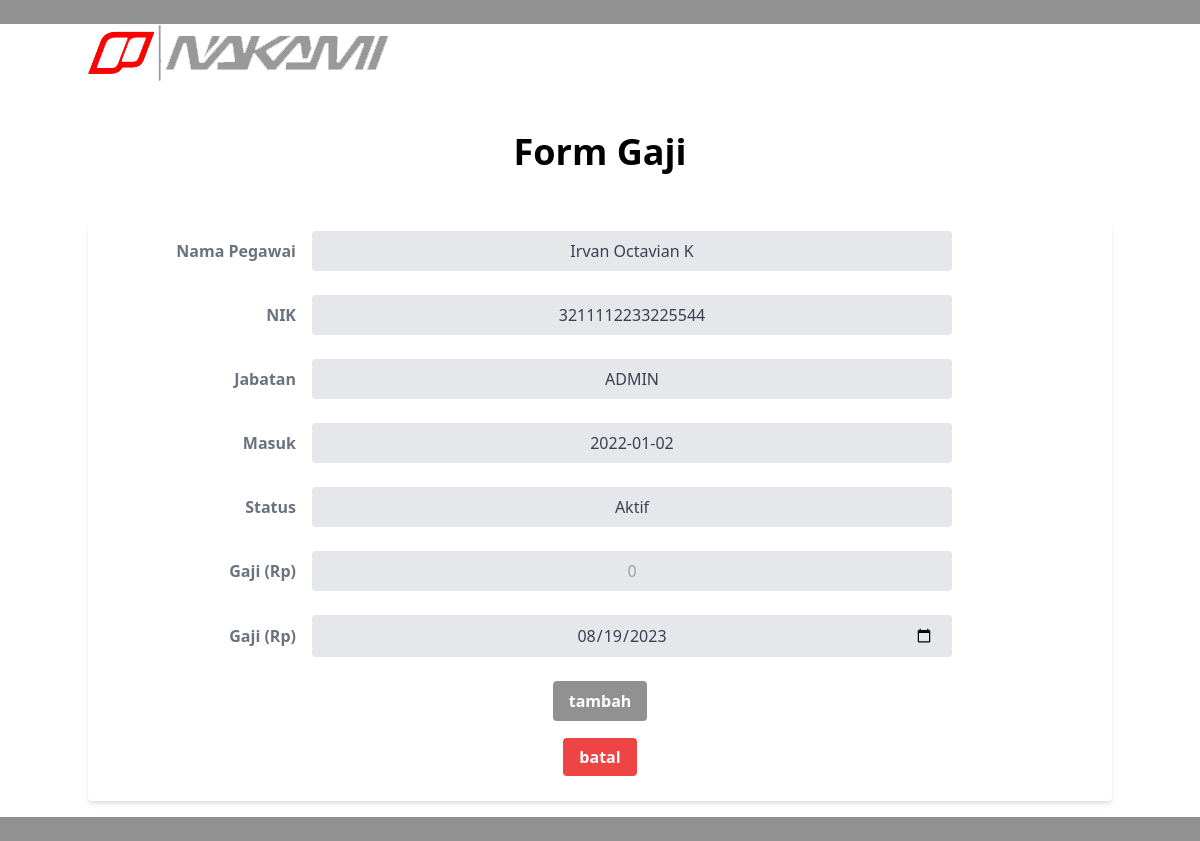
The app's page /index.php/admin/form_gaji_pegawai with its own data.
### tables this page shows
create table daftar_pegawai(
		nik varchar(20) not null primary key,
		nama varchar(120) not null,
		jabatan varchar(70) not null,
		alamat text not null,
		masuk date,
		keluar date,
		status varchar(20) not null
		);

### application/controllers/Admin.php (called while the page is built, shortened)
<?php
class Admin extends CI_Controller {
	function form_gaji_pegawai(){
		$data['judul']='Form Gaji';
		$this->load->view('Admin/form_head',$data);
		$data['pegawai']=$this->Naka->daftar('daftar_pegawai')->result();
		$this->load->view('Admin/form_gaji_pegawai',$data);
		$this->load->view('Admin/form_footer');
	}
}

### index.php (called while the page is built, shortened)
<?php
require_once BASEPATH.'core/CodeIgniter.php';

### application/models/Naka.php (called while the page is built, shortened)
<?php
class Naka extends CI_Model {
	function daftar($tabel)
	{
		$data = $this->db->get($tabel);
		return($data);
	}
}
?>

### application/views/Admin/form_gaji_pegawai.php (the view, shortened to what this page needs)
<div class="container mx-auto">
	<img src="<?php echo base_url('Aset/logo-text.png') ?>">
	<center>
		<h2 class="text-4xl font-bold py-[5%]"><?php echo $judul; ?></h2>
		<form class="bg-white shadow-md rounded px-8 pt-2 pb-8 mb-4" action="<?php echo site_url('Admin/tambah_gaji') ?>" method="post">
		    <div class="md:flex md:items-center mb-6">
			    <div class="md:w-1/5">
			      <label class="block text-gray-500 font-bold md:text-right mb-1 md:mb-0 pr-4" for="inline-full-name">
			        Nama Pegawai
			      </label>
			    </div>
			    <div class="md:w-2/3">
			      <select id="change" onchange="oncha()" class="bg-gray-200 appearance-none border-2 border-gray-200 rounded w-full py-2 px-4 text-gray-700 leading-tight focus:outline-none focus:bg-white focus:border-gray-500" id="inline-full-name" >
			      	<?php
			      	$i=0;
			      		foreach ($pegawai as $key) {
			      			?>
			      			<option value="<?php echo $i; ?>" class="text-center"><?php echo $key->nama; ?></option>
			      			<?php
			      			$i++;
			      		}
			      	?>
			      </select>
			    </div>
			  </div>
			  <div class="md:flex md:items-center mb-6">
			    <div class="md:w-1/5">
			      <label class="block text-gray-500 font-bold md:text-right mb-1 md:mb-0 pr-4" for="inline-full-name">
			        NIK
			      </label>
			    </div>
			    <div class="md:w-2/3">
			      <input id="nik" class="bg-gray-200 appearance-none border-2 border-gray-200 rounded w-full py-2 px-4 text-gray-700 leading-tight focus:outline-none focus:bg-white focus:border-gray-500" id="inline-full-name" type="text" name="nik" value="<?php echo $pegawai['0']->nik ?>" readonly>
			    </div>
			  </div>
			  <div class="md:flex md:items-center mb-6">
			    <div class="md:w-1/5">
			      <label class="block text-gray-500 font-bold md:text-right mb-1 md:mb-0 pr-4" for="inline-full-name">
			        Jabatan
			      </label>
			    </div>
			    <div class="md:w-2/3">
			      <input id="jabatan" class="bg-gray-200 appearance-none border-2 border-gray-200 rounded w-full py-2 px-4 text-gray-700 leading-tight focus:outline-none focus:bg-white focus:border-gray-500" id="inline-full-name" type="text" name="jabatan" value="<?php echo $pegawai['0']->jabatan ?>"  readonly>
			    </div>
			  </div>
			   <div class="md:flex md:items-center mb-6">
			    <div class="md:w-1/5">
			      <label class="block text-gray-500 font-bold md:text-right mb-1 md:mb-0 pr-4" for="inline-full-name">
			        Masuk
			      </label>
			    </div>
			    <div class="md:w-2/3">
			      <input id="masuk" class="bg-gray-200 appearance-none border-2 border-gray-200 rounded w-full py-2 px-4 text-gray-700 leading-tight focus:outline-none focus:bg-white focus:border-gray-500" id="inline-full-name" type="text" name="masuk" value="<?php echo $pegawai['0']->masuk ?>" readonly>
			    </div>
			  </div>
			   <div class="md:flex md:items-center mb-6">
			    <div class="md:w-1/5">
			      <label class="block text-gray-500 font-bold md:text-right mb-1 md:mb-0 pr-4" for="inline-full-name">
			        Status
			      </label>
			    </div>
			    <div class="md:w-2/3">
			      <input id="status" class="bg-gray-200 appearance-none border-2 border-gray-200 rounded w-full py-2 px-4 text-gray-700 leading-tight focus:outline-none focus:bg-white focus:border-gray-500" id="inline-full-name" type="text" name="status" value="<?php echo $pegawai['0']->status ?>" readonly>
			    </div>
			  </div>
			   <div class="md:flex md:items-center mb-6">
			    <div class="md:w-1/5">
			      <label class="block text-gray-500 font-bold md:text-right mb-1 md:mb-0 pr-4" for="inline-full-name">
			        Gaji (Rp)
			      </label>
			    </div>
			    <div class="md:w-2/3">
			      <input class="bg-gray-200 appearance-none border-2 border-gray-200 rounded w-full py-2 px-4 text-gray-700 leading-tight focus:outline-none focus:bg-white focus:border-gray-500" id="inline-full-name" type="number" name="gaji" placeholder="0">
			    </div>
			  </div>
			  <div class="md:flex md:items-center mb-6">
			    <div class="md:w-1/5">
			      <label class="block text-gray-500 font-bold md:text-right mb-1 md:mb-0 pr-4" for="inline-full-name">
			        Gaji (Rp)
			      </label>
			    </div>
			    <div class="md:w-2/3">
			      <input class="bg-gray-200 appearance-none border-2 border-gray-200 rounded w-full py-2 px-4 text-gray-700 leading-tight focus:outline-none focus:bg-white focus:border-gray-500" id="inline-full-name" type="date" name="tanggal" value="<?php echo date("Y-m-d") ?>" >
			    </div>
			  </div>
		    <div>
		      <input class="bg-[#919191] hover:bg-green-700 text-white font-bold py-2 px-4 rounded focus:outline-none focus:shadow-outline cursor-pointer" type="submit" name="tambah" value="tambah">
		      <br>
		      <br>
		      <a class="bg-red-500 hover:bg-blue-700 text-white font-bold py-2 px-4 rounded focus:outline-none focus:shadow-outline" href="<?php echo site_url('Admin/gaji_pegawai') ?>">batal</a>
		    </div>
		  </form>
	</center>
</div>

### application/views/Admin/form_head.php (style rules this page uses)
input { text-align: center; }

### records on screen
daftar_pegawai: nik "3211112233225544", jabatan "ADMIN", masuk "2022-01-02", status "Aktif"

### other values on screen
$judul "Form Gaji"
form field value "Irvan Octavian K"
